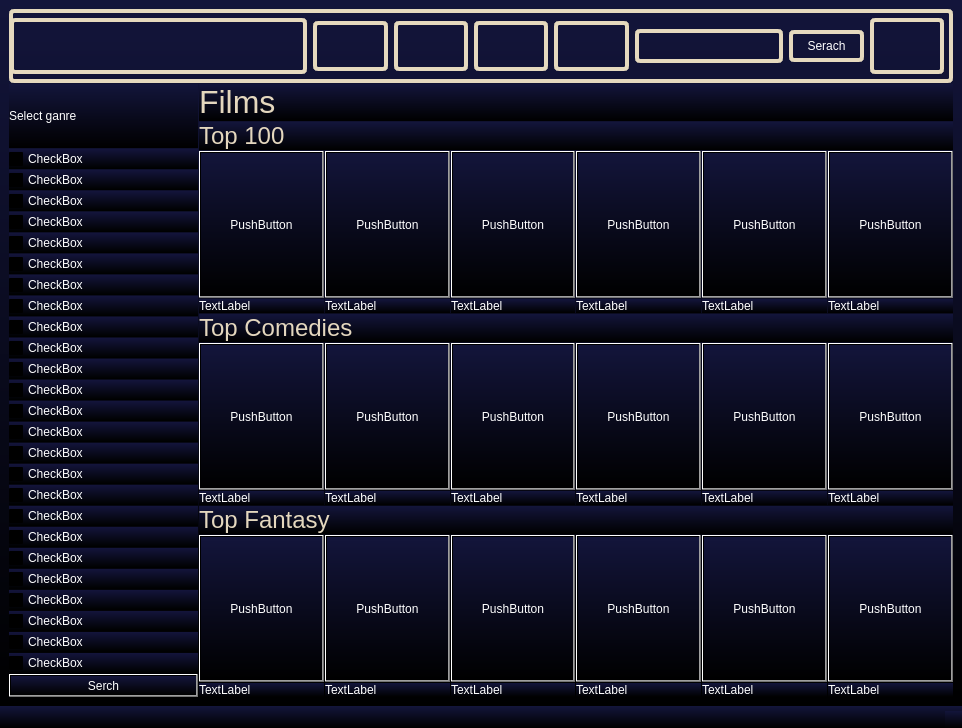
<?xml version="1.0" encoding="UTF-8"?>
<ui version="4.0">
 <class>UserInfo</class>
 <widget class="QMainWindow" name="UserInfo">
  <property name="geometry">
   <rect>
    <x>0</x>
    <y>0</y>
    <width>962</width>
    <height>728</height>
   </rect>
  </property>
  <property name="windowTitle">
   <string>MainWindow</string>
  </property>
  <property name="styleSheet">
   <string notr="true">background: qlineargradient(spread: pad, x1: 0, y1: 1, x2: 0, y2: 0, stop: 0 rgb(0, 0, 0), stop: 1 rgb(19, 21, 59));
color: white;</string>
  </property>
  <widget class="QWidget" name="PageLO">
   <layout class="QGridLayout" name="gridLayout_4" rowstretch="3,1,1,8,1,8,1,8" columnstretch="1,4" columnminimumwidth="2,5">
    <property name="spacing">
     <number>1</number>
    </property>
    <item row="0" column="0" colspan="2">
     <layout class="QHBoxLayout" name="headerLO">
      <item>
       <widget class="QWidget" name="widget" native="true">
        <property name="minimumSize">
         <size>
          <width>0</width>
          <height>74</height>
         </size>
        </property>
        <property name="styleSheet">
         <string notr="true">background-color: rgba(255, 255, 255, 0);
border: 4px solid rgb(229, 217, 190);
border-radius: 5px;
padding: 5px;</string>
        </property>
        <layout class="QHBoxLayout" name="horizontalLayout_2" stretch="4,1,1,1,1,2,1,1">
         <property name="leftMargin">
          <number>1</number>
         </property>
         <item>
          <widget class="QLabel" name="label">
           <property name="minimumSize">
            <size>
             <width>150</width>
             <height>0</height>
            </size>
           </property>
           <property name="styleSheet">
            <string notr="true">border-image: url(:/rec/Pics/BackG2.png);</string>
           </property>
           <property name="text">
            <string/>
           </property>
          </widget>
         </item>
         <item>
          <widget class="QPushButton" name="HomeBut">
           <property name="minimumSize">
            <size>
             <width>0</width>
             <height>50</height>
            </size>
           </property>
           <property name="styleSheet">
            <string notr="true">border-image: url(:/rec/Pics/housenormal.png);</string>
           </property>
           <property name="text">
            <string/>
           </property>
          </widget>
         </item>
         <item>
          <widget class="QPushButton" name="FilmsBut">
           <property name="minimumSize">
            <size>
             <width>0</width>
             <height>50</height>
            </size>
           </property>
           <property name="styleSheet">
            <string notr="true">border-image: url(:/rec/Pics/Films.png);</string>
           </property>
           <property name="text">
            <string/>
           </property>
          </widget>
         </item>
         <item>
          <widget class="QPushButton" name="TVShowsBut">
           <property name="minimumSize">
            <size>
             <width>0</width>
             <height>50</height>
            </size>
           </property>
           <property name="styleSheet">
            <string notr="true">border-image: url(:/rec/Pics/TVShows.png);</string>
           </property>
           <property name="text">
            <string/>
           </property>
          </widget>
         </item>
         <item>
          <widget class="QPushButton" name="KidsBut">
           <property name="minimumSize">
            <size>
             <width>0</width>
             <height>50</height>
            </size>
           </property>
           <property name="styleSheet">
            <string notr="true">border-image: url(:/rec/Pics/Kids.png);</string>
           </property>
           <property name="text">
            <string/>
           </property>
          </widget>
         </item>
         <item>
          <widget class="QLineEdit" name="SearchEL"/>
         </item>
         <item>
          <widget class="QPushButton" name="SerachBut">
           <property name="text">
            <string>Serach</string>
           </property>
          </widget>
         </item>
         <item>
          <widget class="QPushButton" name="UserBut">
           <property name="sizePolicy">
            <sizepolicy hsizetype="Minimum" vsizetype="Preferred">
             <horstretch>0</horstretch>
             <verstretch>0</verstretch>
            </sizepolicy>
           </property>
           <property name="styleSheet">
            <string notr="true">border-image: url(:/rec/Pics/profile-user.png);</string>
           </property>
           <property name="text">
            <string/>
           </property>
          </widget>
         </item>
        </layout>
       </widget>
      </item>
     </layout>
    </item>
    <item row="1" column="0" rowspan="7">
     <layout class="QVBoxLayout" name="genSelLO" stretch="1,3,3,3,3,3,3,3,3,3,3,3,3,3,3,3,3,3,3,3,3,3,3,3,3,3,3">
      <item>
       <widget class="QLabel" name="label_23">
        <property name="text">
         <string>Select ganre</string>
        </property>
       </widget>
      </item>
      <item>
       <widget class="QCheckBox" name="checkBox_20">
        <property name="text">
         <string>CheckBox</string>
        </property>
       </widget>
      </item>
      <item>
       <widget class="QCheckBox" name="checkBox_21">
        <property name="text">
         <string>CheckBox</string>
        </property>
       </widget>
      </item>
      <item>
       <widget class="QCheckBox" name="checkBox_22">
        <property name="text">
         <string>CheckBox</string>
        </property>
       </widget>
      </item>
      <item>
       <widget class="QCheckBox" name="checkBox_23">
        <property name="text">
         <string>CheckBox</string>
        </property>
       </widget>
      </item>
      <item>
       <widget class="QCheckBox" name="checkBox_25">
        <property name="text">
         <string>CheckBox</string>
        </property>
       </widget>
      </item>
      <item>
       <widget class="QCheckBox" name="checkBox_26">
        <property name="text">
         <string>CheckBox</string>
        </property>
       </widget>
      </item>
      <item>
       <widget class="QCheckBox" name="checkBox_24">
        <property name="text">
         <string>CheckBox</string>
        </property>
       </widget>
      </item>
      <item>
       <widget class="QCheckBox" name="checkBox_2">
        <property name="text">
         <string>CheckBox</string>
        </property>
       </widget>
      </item>
      <item>
       <widget class="QCheckBox" name="checkBox_19">
        <property name="text">
         <string>CheckBox</string>
        </property>
       </widget>
      </item>
      <item>
       <widget class="QCheckBox" name="checkBox_18">
        <property name="text">
         <string>CheckBox</string>
        </property>
       </widget>
      </item>
      <item>
       <widget class="QCheckBox" name="checkBox_16">
        <property name="text">
         <string>CheckBox</string>
        </property>
       </widget>
      </item>
      <item>
       <widget class="QCheckBox" name="checkBox_17">
        <property name="text">
         <string>CheckBox</string>
        </property>
       </widget>
      </item>
      <item>
       <widget class="QCheckBox" name="checkBox_14">
        <property name="text">
         <string>CheckBox</string>
        </property>
       </widget>
      </item>
      <item>
       <widget class="QCheckBox" name="checkBox_13">
        <property name="text">
         <string>CheckBox</string>
        </property>
       </widget>
      </item>
      <item>
       <widget class="QCheckBox" name="checkBox_11">
        <property name="text">
         <string>CheckBox</string>
        </property>
       </widget>
      </item>
      <item>
       <widget class="QCheckBox" name="checkBox_12">
        <property name="text">
         <string>CheckBox</string>
        </property>
       </widget>
      </item>
      <item>
       <widget class="QCheckBox" name="checkBox_5">
        <property name="text">
         <string>CheckBox</string>
        </property>
       </widget>
      </item>
      <item>
       <widget class="QCheckBox" name="checkBox_7">
        <property name="text">
         <string>CheckBox</string>
        </property>
       </widget>
      </item>
      <item>
       <widget class="QCheckBox" name="checkBox_10">
        <property name="text">
         <string>CheckBox</string>
        </property>
       </widget>
      </item>
      <item>
       <widget class="QCheckBox" name="checkBox_6">
        <property name="text">
         <string>CheckBox</string>
        </property>
       </widget>
      </item>
      <item>
       <widget class="QCheckBox" name="checkBox_4">
        <property name="text">
         <string>CheckBox</string>
        </property>
       </widget>
      </item>
      <item>
       <widget class="QCheckBox" name="checkBox_8">
        <property name="text">
         <string>CheckBox</string>
        </property>
       </widget>
      </item>
      <item>
       <widget class="QCheckBox" name="checkBox_9">
        <property name="text">
         <string>CheckBox</string>
        </property>
       </widget>
      </item>
      <item>
       <widget class="QCheckBox" name="checkBox_3">
        <property name="text">
         <string>CheckBox</string>
        </property>
       </widget>
      </item>
      <item>
       <widget class="QCheckBox" name="checkBox">
        <property name="text">
         <string>CheckBox</string>
        </property>
       </widget>
      </item>
      <item>
       <widget class="QPushButton" name="pushButton_25">
        <property name="text">
         <string>Serch</string>
        </property>
       </widget>
      </item>
     </layout>
    </item>
    <item row="1" column="1">
     <widget class="QLabel" name="FilmLab">
      <property name="toolTip">
       <string>&lt;html&gt;&lt;head/&gt;&lt;body&gt;&lt;p&gt;&lt;span style=&quot; font-size:24pt; color:#e4d7be;&quot;&gt;Films&lt;/span&gt;&lt;/p&gt;&lt;/body&gt;&lt;/html&gt;</string>
      </property>
      <property name="text">
       <string>&lt;html&gt;&lt;head/&gt;&lt;body&gt;&lt;p&gt;&lt;span style=&quot; font-size:24pt; color:#e4d7be;&quot;&gt;Films&lt;/span&gt;&lt;/p&gt;&lt;/body&gt;&lt;/html&gt;</string>
      </property>
     </widget>
    </item>
    <item row="2" column="1">
     <widget class="QLabel" name="Top100Lab">
      <property name="text">
       <string>&lt;html&gt;&lt;head/&gt;&lt;body&gt;&lt;p&gt;&lt;span style=&quot; font-size:18pt; color:#e4d7be;&quot;&gt;Top 100&lt;/span&gt;&lt;/p&gt;&lt;/body&gt;&lt;/html&gt;</string>
      </property>
     </widget>
    </item>
    <item row="3" column="1">
     <layout class="QGridLayout" name="top100lo">
      <item row="0" column="3">
       <widget class="QPushButton" name="pushButton_8">
        <property name="sizePolicy">
         <sizepolicy hsizetype="Minimum" vsizetype="Expanding">
          <horstretch>0</horstretch>
          <verstretch>0</verstretch>
         </sizepolicy>
        </property>
        <property name="minimumSize">
         <size>
          <width>20</width>
          <height>50</height>
         </size>
        </property>
        <property name="text">
         <string>PushButton</string>
        </property>
       </widget>
      </item>
      <item row="1" column="0">
       <widget class="QLabel" name="label_2">
        <property name="text">
         <string>TextLabel</string>
        </property>
       </widget>
      </item>
      <item row="0" column="2">
       <widget class="QPushButton" name="pushButton_7">
        <property name="sizePolicy">
         <sizepolicy hsizetype="Minimum" vsizetype="Expanding">
          <horstretch>0</horstretch>
          <verstretch>0</verstretch>
         </sizepolicy>
        </property>
        <property name="minimumSize">
         <size>
          <width>20</width>
          <height>50</height>
         </size>
        </property>
        <property name="text">
         <string>PushButton</string>
        </property>
       </widget>
      </item>
      <item row="1" column="5">
       <widget class="QLabel" name="label_6">
        <property name="text">
         <string>TextLabel</string>
        </property>
       </widget>
      </item>
      <item row="0" column="1">
       <widget class="QPushButton" name="pushButton_11">
        <property name="sizePolicy">
         <sizepolicy hsizetype="Minimum" vsizetype="Expanding">
          <horstretch>0</horstretch>
          <verstretch>0</verstretch>
         </sizepolicy>
        </property>
        <property name="minimumSize">
         <size>
          <width>20</width>
          <height>50</height>
         </size>
        </property>
        <property name="text">
         <string>PushButton</string>
        </property>
       </widget>
      </item>
      <item row="0" column="0">
       <widget class="QPushButton" name="pushButton_6">
        <property name="sizePolicy">
         <sizepolicy hsizetype="Minimum" vsizetype="Expanding">
          <horstretch>0</horstretch>
          <verstretch>0</verstretch>
         </sizepolicy>
        </property>
        <property name="minimumSize">
         <size>
          <width>20</width>
          <height>50</height>
         </size>
        </property>
        <property name="text">
         <string>PushButton</string>
        </property>
       </widget>
      </item>
      <item row="0" column="5">
       <widget class="QPushButton" name="pushButton_10">
        <property name="sizePolicy">
         <sizepolicy hsizetype="Minimum" vsizetype="Expanding">
          <horstretch>0</horstretch>
          <verstretch>0</verstretch>
         </sizepolicy>
        </property>
        <property name="minimumSize">
         <size>
          <width>20</width>
          <height>50</height>
         </size>
        </property>
        <property name="text">
         <string>PushButton</string>
        </property>
       </widget>
      </item>
      <item row="0" column="4">
       <widget class="QPushButton" name="pushButton_9">
        <property name="sizePolicy">
         <sizepolicy hsizetype="Minimum" vsizetype="Expanding">
          <horstretch>0</horstretch>
          <verstretch>0</verstretch>
         </sizepolicy>
        </property>
        <property name="minimumSize">
         <size>
          <width>20</width>
          <height>50</height>
         </size>
        </property>
        <property name="text">
         <string>PushButton</string>
        </property>
       </widget>
      </item>
      <item row="1" column="2">
       <widget class="QLabel" name="label_3">
        <property name="text">
         <string>TextLabel</string>
        </property>
       </widget>
      </item>
      <item row="1" column="1">
       <widget class="QLabel" name="label_7">
        <property name="text">
         <string>TextLabel</string>
        </property>
       </widget>
      </item>
      <item row="1" column="4">
       <widget class="QLabel" name="label_5">
        <property name="text">
         <string>TextLabel</string>
        </property>
       </widget>
      </item>
      <item row="1" column="3">
       <widget class="QLabel" name="label_4">
        <property name="text">
         <string>TextLabel</string>
        </property>
       </widget>
      </item>
     </layout>
    </item>
    <item row="4" column="1">
     <widget class="QLabel" name="TopComLab">
      <property name="text">
       <string>&lt;html&gt;&lt;head/&gt;&lt;body&gt;&lt;p&gt;&lt;span style=&quot; font-size:18pt; color:#e4d7be;&quot;&gt;Top Comedies&lt;/span&gt;&lt;/p&gt;&lt;/body&gt;&lt;/html&gt;</string>
      </property>
     </widget>
    </item>
    <item row="5" column="1">
     <layout class="QGridLayout" name="TopComLO">
      <item row="0" column="3">
       <widget class="QPushButton" name="pushButton_12">
        <property name="sizePolicy">
         <sizepolicy hsizetype="Minimum" vsizetype="Expanding">
          <horstretch>0</horstretch>
          <verstretch>0</verstretch>
         </sizepolicy>
        </property>
        <property name="minimumSize">
         <size>
          <width>20</width>
          <height>50</height>
         </size>
        </property>
        <property name="text">
         <string>PushButton</string>
        </property>
       </widget>
      </item>
      <item row="1" column="0">
       <widget class="QLabel" name="label_8">
        <property name="text">
         <string>TextLabel</string>
        </property>
       </widget>
      </item>
      <item row="0" column="2">
       <widget class="QPushButton" name="pushButton_13">
        <property name="sizePolicy">
         <sizepolicy hsizetype="Minimum" vsizetype="Expanding">
          <horstretch>0</horstretch>
          <verstretch>0</verstretch>
         </sizepolicy>
        </property>
        <property name="minimumSize">
         <size>
          <width>20</width>
          <height>50</height>
         </size>
        </property>
        <property name="text">
         <string>PushButton</string>
        </property>
       </widget>
      </item>
      <item row="0" column="0">
       <widget class="QPushButton" name="pushButton_14">
        <property name="sizePolicy">
         <sizepolicy hsizetype="Minimum" vsizetype="Expanding">
          <horstretch>0</horstretch>
          <verstretch>0</verstretch>
         </sizepolicy>
        </property>
        <property name="minimumSize">
         <size>
          <width>20</width>
          <height>50</height>
         </size>
        </property>
        <property name="text">
         <string>PushButton</string>
        </property>
       </widget>
      </item>
      <item row="1" column="5">
       <widget class="QLabel" name="label_9">
        <property name="text">
         <string>TextLabel</string>
        </property>
       </widget>
      </item>
      <item row="0" column="5">
       <widget class="QPushButton" name="pushButton_15">
        <property name="sizePolicy">
         <sizepolicy hsizetype="Minimum" vsizetype="Expanding">
          <horstretch>0</horstretch>
          <verstretch>0</verstretch>
         </sizepolicy>
        </property>
        <property name="minimumSize">
         <size>
          <width>20</width>
          <height>50</height>
         </size>
        </property>
        <property name="text">
         <string>PushButton</string>
        </property>
       </widget>
      </item>
      <item row="0" column="4">
       <widget class="QPushButton" name="pushButton_16">
        <property name="sizePolicy">
         <sizepolicy hsizetype="Minimum" vsizetype="Expanding">
          <horstretch>0</horstretch>
          <verstretch>0</verstretch>
         </sizepolicy>
        </property>
        <property name="minimumSize">
         <size>
          <width>20</width>
          <height>50</height>
         </size>
        </property>
        <property name="text">
         <string>PushButton</string>
        </property>
       </widget>
      </item>
      <item row="1" column="2">
       <widget class="QLabel" name="label_10">
        <property name="text">
         <string>TextLabel</string>
        </property>
       </widget>
      </item>
      <item row="1" column="4">
       <widget class="QLabel" name="label_11">
        <property name="text">
         <string>TextLabel</string>
        </property>
       </widget>
      </item>
      <item row="1" column="3">
       <widget class="QLabel" name="label_12">
        <property name="text">
         <string>TextLabel</string>
        </property>
       </widget>
      </item>
      <item row="0" column="1">
       <widget class="QPushButton" name="pushButton_17">
        <property name="sizePolicy">
         <sizepolicy hsizetype="Minimum" vsizetype="Expanding">
          <horstretch>0</horstretch>
          <verstretch>0</verstretch>
         </sizepolicy>
        </property>
        <property name="minimumSize">
         <size>
          <width>20</width>
          <height>50</height>
         </size>
        </property>
        <property name="text">
         <string>PushButton</string>
        </property>
       </widget>
      </item>
      <item row="1" column="1">
       <widget class="QLabel" name="label_13">
        <property name="text">
         <string>TextLabel</string>
        </property>
       </widget>
      </item>
     </layout>
    </item>
    <item row="6" column="1">
     <widget class="QLabel" name="TopFantLab">
      <property name="text">
       <string>&lt;html&gt;&lt;head/&gt;&lt;body&gt;&lt;p&gt;&lt;span style=&quot; font-size:18pt; color:#e4d7be;&quot;&gt;Top Fantasy&lt;/span&gt;&lt;/p&gt;&lt;/body&gt;&lt;/html&gt;</string>
      </property>
     </widget>
    </item>
    <item row="7" column="1">
     <layout class="QGridLayout" name="TopFLO">
      <item row="0" column="3">
       <widget class="QPushButton" name="pushButton_18">
        <property name="sizePolicy">
         <sizepolicy hsizetype="Minimum" vsizetype="Expanding">
          <horstretch>0</horstretch>
          <verstretch>0</verstretch>
         </sizepolicy>
        </property>
        <property name="minimumSize">
         <size>
          <width>20</width>
          <height>50</height>
         </size>
        </property>
        <property name="text">
         <string>PushButton</string>
        </property>
       </widget>
      </item>
      <item row="1" column="0">
       <widget class="QLabel" name="label_15">
        <property name="text">
         <string>TextLabel</string>
        </property>
       </widget>
      </item>
      <item row="0" column="2">
       <widget class="QPushButton" name="pushButton_19">
        <property name="sizePolicy">
         <sizepolicy hsizetype="Minimum" vsizetype="Expanding">
          <horstretch>0</horstretch>
          <verstretch>0</verstretch>
         </sizepolicy>
        </property>
        <property name="minimumSize">
         <size>
          <width>20</width>
          <height>50</height>
         </size>
        </property>
        <property name="text">
         <string>PushButton</string>
        </property>
       </widget>
      </item>
      <item row="0" column="0">
       <widget class="QPushButton" name="pushButton_20">
        <property name="sizePolicy">
         <sizepolicy hsizetype="Minimum" vsizetype="Expanding">
          <horstretch>0</horstretch>
          <verstretch>0</verstretch>
         </sizepolicy>
        </property>
        <property name="minimumSize">
         <size>
          <width>20</width>
          <height>50</height>
         </size>
        </property>
        <property name="text">
         <string>PushButton</string>
        </property>
       </widget>
      </item>
      <item row="1" column="5">
       <widget class="QLabel" name="label_16">
        <property name="text">
         <string>TextLabel</string>
        </property>
       </widget>
      </item>
      <item row="0" column="5">
       <widget class="QPushButton" name="pushButton_21">
        <property name="sizePolicy">
         <sizepolicy hsizetype="Minimum" vsizetype="Expanding">
          <horstretch>0</horstretch>
          <verstretch>0</verstretch>
         </sizepolicy>
        </property>
        <property name="minimumSize">
         <size>
          <width>20</width>
          <height>50</height>
         </size>
        </property>
        <property name="text">
         <string>PushButton</string>
        </property>
       </widget>
      </item>
      <item row="0" column="4">
       <widget class="QPushButton" name="pushButton_22">
        <property name="sizePolicy">
         <sizepolicy hsizetype="Minimum" vsizetype="Expanding">
          <horstretch>0</horstretch>
          <verstretch>0</verstretch>
         </sizepolicy>
        </property>
        <property name="minimumSize">
         <size>
          <width>20</width>
          <height>50</height>
         </size>
        </property>
        <property name="text">
         <string>PushButton</string>
        </property>
       </widget>
      </item>
      <item row="1" column="2">
       <widget class="QLabel" name="label_17">
        <property name="text">
         <string>TextLabel</string>
        </property>
       </widget>
      </item>
      <item row="1" column="4">
       <widget class="QLabel" name="label_18">
        <property name="text">
         <string>TextLabel</string>
        </property>
       </widget>
      </item>
      <item row="1" column="3">
       <widget class="QLabel" name="label_19">
        <property name="text">
         <string>TextLabel</string>
        </property>
       </widget>
      </item>
      <item row="0" column="1">
       <widget class="QPushButton" name="pushButton_23">
        <property name="sizePolicy">
         <sizepolicy hsizetype="Minimum" vsizetype="Expanding">
          <horstretch>0</horstretch>
          <verstretch>0</verstretch>
         </sizepolicy>
        </property>
        <property name="minimumSize">
         <size>
          <width>20</width>
          <height>50</height>
         </size>
        </property>
        <property name="text">
         <string>PushButton</string>
        </property>
       </widget>
      </item>
      <item row="1" column="1">
       <widget class="QLabel" name="label_20">
        <property name="text">
         <string>TextLabel</string>
        </property>
       </widget>
      </item>
     </layout>
    </item>
   </layout>
  </widget>
  <widget class="QMenuBar" name="menubar">
   <property name="geometry">
    <rect>
     <x>0</x>
     <y>0</y>
     <width>962</width>
     <height>24</height>
    </rect>
   </property>
  </widget>
  <widget class="QStatusBar" name="statusbar"/>
 </widget>
 <resources/>
 <connections/>
</ui>
